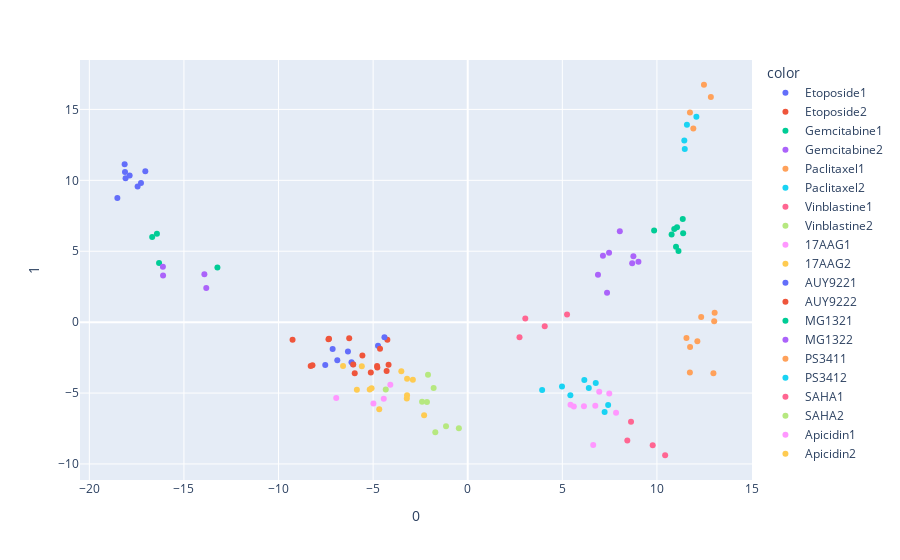

The cell this chart's notebook holds for it:
### Code cell
import plotly.express as px
import plotly.graph_objects as go
fig = px.scatter(training_X2, x=0, y=1, color=training_label)


fig.show()

### Figure 1 — Plotly figure (JSON) as saved in the notebook; plotly's stock layout.template omitted (floating-point values rounded to 4 significant figures)
{"data": [{"hovertemplate": "color=Etoposide1<br>0=%{x}<br>1=%{y}<extra></extra>", "legendgroup": "Etoposide1", "marker": {"color": "#636efa", "symbol": "circle"}, "mode": "markers", "name": "Etoposide1", "orientation": "v", "showlegend": true, "type": "scatter", "x": [-18.12, -18.52, -17.27, -17.45, -18.13, -17.04, -18.09, -17.87], "xaxis": "x", "y": [10.59, 8.761, 9.803, 9.556, 11.13, 10.64, 10.14, 10.34], "yaxis": "y"}, {"hovertemplate": "color=Etoposide2<br>0=%{x}<br>1=%{y}<extra></extra>", "legendgroup": "Etoposide2", "marker": {"color": "#EF553B", "symbol": "circle"}, "mode": "markers", "name": "Etoposide2", "orientation": "v", "showlegend": true, "type": "scatter", "x": [-7.36, -7.332, -8.207, -8.3, -9.259, -4.248, -6.264, -4.287], "xaxis": "x", "y": [-1.208, -1.179, -3.036, -3.098, -1.248, -1.249, -1.128, -3.441], "yaxis": "y"}, {"hovertemplate": "color=Gemcitabine1<br>0=%{x}<br>1=%{y}<extra></extra>", "legendgroup": "Gemcitabine1", "marker": {"color": "#00cc96", "symbol": "circle"}, "mode": "markers", "name": "Gemcitabine1", "orientation": "v", "showlegend": true, "type": "scatter", "x": [-16.43, -16.68, -13.23, -16.31], "xaxis": "x", "y": [6.231, 6.005, 3.86, 4.168], "yaxis": "y"}, {"hovertemplate": "color=Gemcitabine2<br>0=%{x}<br>1=%{y}<extra></extra>", "legendgroup": "Gemcitabine2", "marker": {"color": "#ab63fa", "symbol": "circle"}, "mode": "markers", "name": "Gemcitabine2", "orientation": "v", "showlegend": true, "type": "scatter", "x": [-13.82, -16.1, -13.92, -16.11], "xaxis": "x", "y": [2.415, 3.297, 3.385, 3.902], "yaxis": "y"}, {"hovertemplate": "color=Paclitaxel1<br>0=%{x}<br>1=%{y}<extra></extra>", "legendgroup": "Paclitaxel1", "marker": {"color": "#FFA15A", "symbol": "circle"}, "mode": "markers", "name": "Paclitaxel1", "orientation": "v", "showlegend": true, "type": "scatter", "x": [11.56, 13.03, 11.75, 12.14, 12.99, 11.74, 13.05, 12.34], "xaxis": "x", "y": [-1.11, 0.06523, -1.745, -1.346, -3.611, -3.543, 0.6702, 0.3608], "yaxis": "y"}, {"hovertemplate": "color=Paclitaxel2<br>0=%{x}<br>1=%{y}<extra></extra>", "legendgroup": "Paclitaxel2", "marker": {"color": "#19d3f3", "symbol": "circle"}, "mode": "markers", "name": "Paclitaxel2", "orientation": "v", "showlegend": true, "type": "scatter", "x": [7.422, 7.235, 3.934, 6.4, 6.163, 5.425, 4.983, 6.767], "xaxis": "x", "y": [-5.843, -6.331, -4.793, -4.644, -4.076, -5.151, -4.538, -4.287], "yaxis": "y"}, {"hovertemplate": "color=Vinblastine1<br>0=%{x}<br>1=%{y}<extra></extra>", "legendgroup": "Vinblastine1", "marker": {"color": "#FF6692", "symbol": "circle"}, "mode": "markers", "name": "Vinblastine1", "orientation": "v", "showlegend": true, "type": "scatter", "x": [3.043, 5.249, 4.07, 2.737], "xaxis": "x", "y": [0.2514, 0.5331, -0.2981, -1.069], "yaxis": "y"}, {"hovertemplate": "color=Vinblastine2<br>0=%{x}<br>1=%{y}<extra></extra>", "legendgroup": "Vinblastine2", "marker": {"color": "#B6E880", "symbol": "circle"}, "mode": "markers", "name": "Vinblastine2", "orientation": "v", "showlegend": true, "type": "scatter", "x": [-1.802, -2.155, -2.099, -4.333], "xaxis": "x", "y": [-4.645, -5.623, -3.714, -4.742], "yaxis": "y"}, {"hovertemplate": "color=17AAG1<br>0=%{x}<br>1=%{y}<extra></extra>", "legendgroup": "17AAG1", "marker": {"color": "#FF97FF", "symbol": "circle"}, "mode": "markers", "name": "17AAG1", "orientation": "v", "showlegend": true, "type": "scatter", "x": [-4.985, -6.951, -4.091, -4.437], "xaxis": "x", "y": [-5.743, -5.355, -4.414, -5.406], "yaxis": "y"}, {"hovertemplate": "color=17AAG2<br>0=%{x}<br>1=%{y}<extra></extra>", "legendgroup": "17AAG2", "marker": {"color": "#FECB52", "symbol": "circle"}, "mode": "markers", "name": "17AAG2", "orientation": "v", "showlegend": true, "type": "scatter", "x": [-5.598, -6.59, -5.86, -5.18], "xaxis": "x", "y": [-3.115, -3.093, -4.771, -4.748], "yaxis": "y"}, {"hovertemplate": "color=AUY9221<br>0=%{x}<br>1=%{y}<extra></extra>", "legendgroup": "AUY9221", "marker": {"color": "#636efa", "symbol": "circle"}, "mode": "markers", "name": "AUY9221", "orientation": "v", "showlegend": true, "type": "scatter", "x": [-6.064, -6.144, -6.894, -7.139, -7.531, -4.402, -4.741, -6.331], "xaxis": "x", "y": [-2.969, -2.829, -2.695, -1.901, -3.014, -1.07, -1.656, -2.068], "yaxis": "y"}, {"hovertemplate": "color=AUY9222<br>0=%{x}<br>1=%{y}<extra></extra>", "legendgroup": "AUY9222", "marker": {"color": "#EF553B", "symbol": "circle"}, "mode": "markers", "name": "AUY9222", "orientation": "v", "showlegend": true, "type": "scatter", "x": [-4.778, -5.122, -6.051, -4.79, -5.972, -5.567, -4.185, -4.635], "xaxis": "x", "y": [-3.197, -3.555, -2.992, -3.085, -3.61, -2.358, -2.997, -1.872], "yaxis": "y"}, {"hovertemplate": "color=MG1321<br>0=%{x}<br>1=%{y}<extra></extra>", "legendgroup": "MG1321", "marker": {"color": "#00cc96", "symbol": "circle"}, "mode": "markers", "name": "MG1321", "orientation": "v", "showlegend": true, "type": "scatter", "x": [10.78, 11.01, 11.39, 11.14, 10.92, 9.853, 11.37, 11.06], "xaxis": "x", "y": [6.187, 5.314, 6.269, 5.018, 6.567, 6.462, 7.274, 6.69], "yaxis": "y"}, {"hovertemplate": "color=MG1322<br>0=%{x}<br>1=%{y}<extra></extra>", "legendgroup": "MG1322", "marker": {"color": "#ab63fa", "symbol": "circle"}, "mode": "markers", "name": "MG1322", "orientation": "v", "showlegend": true, "type": "scatter", "x": [8.757, 7.47, 7.147, 9.023, 8.039, 7.364, 8.692, 6.884], "xaxis": "x", "y": [4.647, 4.885, 4.682, 4.263, 6.403, 2.073, 4.154, 3.342], "yaxis": "y"}, {"hovertemplate": "color=PS3411<br>0=%{x}<br>1=%{y}<extra></extra>", "legendgroup": "PS3411", "marker": {"color": "#FFA15A", "symbol": "circle"}, "mode": "markers", "name": "PS3411", "orientation": "v", "showlegend": true, "type": "scatter", "x": [11.75, 12.49, 11.92, 12.85], "xaxis": "x", "y": [14.78, 16.74, 13.66, 15.87], "yaxis": "y"}, {"hovertemplate": "color=PS3412<br>0=%{x}<br>1=%{y}<extra></extra>", "legendgroup": "PS3412", "marker": {"color": "#19d3f3", "symbol": "circle"}, "mode": "markers", "name": "PS3412", "orientation": "v", "showlegend": true, "type": "scatter", "x": [11.59, 11.47, 12.09, 11.45], "xaxis": "x", "y": [13.92, 12.21, 14.48, 12.81], "yaxis": "y"}, {"hovertemplate": "color=SAHA1<br>0=%{x}<br>1=%{y}<extra></extra>", "legendgroup": "SAHA1", "marker": {"color": "#FF6692", "symbol": "circle"}, "mode": "markers", "name": "SAHA1", "orientation": "v", "showlegend": true, "type": "scatter", "x": [8.632, 8.436, 10.43, 9.777], "xaxis": "x", "y": [-7.029, -8.338, -9.386, -8.672], "yaxis": "y"}, {"hovertemplate": "color=SAHA2<br>0=%{x}<br>1=%{y}<extra></extra>", "legendgroup": "SAHA2", "marker": {"color": "#B6E880", "symbol": "circle"}, "mode": "markers", "name": "SAHA2", "orientation": "v", "showlegend": true, "type": "scatter", "x": [-0.4684, -1.714, -2.413, -1.146], "xaxis": "x", "y": [-7.483, -7.761, -5.608, -7.348], "yaxis": "y"}, {"hovertemplate": "color=Apicidin1<br>0=%{x}<br>1=%{y}<extra></extra>", "legendgroup": "Apicidin1", "marker": {"color": "#FF97FF", "symbol": "circle"}, "mode": "markers", "name": "Apicidin1", "orientation": "v", "showlegend": true, "type": "scatter", "x": [6.951, 6.143, 6.633, 6.742, 5.433, 5.609, 7.482, 7.84], "xaxis": "x", "y": [-4.91, -5.927, -8.655, -5.895, -5.823, -5.94, -5.031, -6.388], "yaxis": "y"}, {"hovertemplate": "color=Apicidin2<br>0=%{x}<br>1=%{y}<extra></extra>", "legendgroup": "Apicidin2", "marker": {"color": "#FECB52", "symbol": "circle"}, "mode": "markers", "name": "Apicidin2", "orientation": "v", "showlegend": true, "type": "scatter", "x": [-2.305, -3.22, -3.207, -2.9, -3.205, -4.676, -5.082, -3.509], "xaxis": "x", "y": [-6.568, -5.381, -5.15, -4.054, -3.989, -6.149, -4.66, -3.457], "yaxis": "y"}], "layout": {"legend": {"title": {"text": "color"}, "tracegroupgap": 0}, "margin": {"t": 60}, "xaxis": {"anchor": "y", "domain": [0, 1], "title": {"text": "0"}}, "yaxis": {"anchor": "x", "domain": [0, 1], "title": {"text": "1"}}}}
